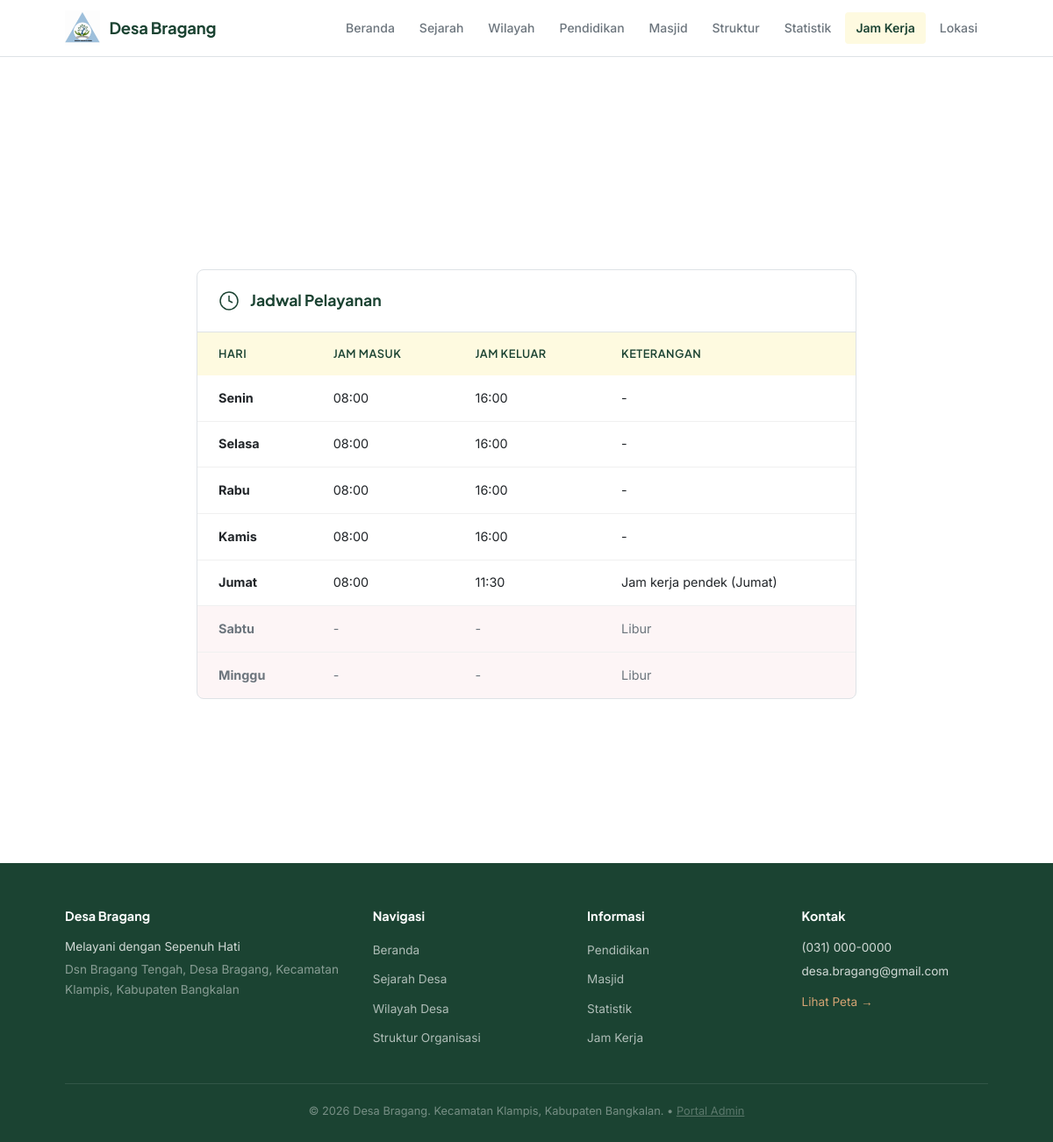
The app's page /jam-kerja.php with its own data.
### tables this page shows
CREATE TABLE IF NOT EXISTS `jam_kerja` (
    `id` INT AUTO_INCREMENT PRIMARY KEY,
    `hari` VARCHAR(50) NOT NULL,
    `jam_masuk` VARCHAR(20) NOT NULL,
    `jam_keluar` VARCHAR(20) NOT NULL,
    `keterangan` TEXT DEFAULT NULL
);

### includes/helpers.php (called while the page is built, shortened)
<?php
function e($str) {
    return htmlspecialchars($str ?? '', ENT_QUOTES, 'UTF-8');
}
function getBasePath() {
    static $basePath = null;
    if ($basePath !== null) {
        return $basePath;
    }
    $appRoot = str_replace('\\', '/', realpath(dirname(__DIR__)));
    $docRoot = isset($_SERVER['DOCUMENT_ROOT']) && !empty($_SERVER['DOCUMENT_ROOT'])
        ? str_replace('\\', '/', realpath($_SERVER['DOCUMENT_ROOT']))
        : '';
    if ($docRoot && stripos($appRoot, $docRoot) === 0) {
        $sub = substr($appRoot, strlen($docRoot));
        $basePath = '/' . ltrim(str_replace('\\', '/', $sub), '/');
        $basePath = rtrim($basePath, '/');
    } else {
        $scriptDir = str_replace('\\', '/', dirname($_SERVER['SCRIPT_NAME'] ?? ''));
        $scriptDir = preg_replace('#/(admin|includes)(/.*)?$#i', '', $scriptDir);
        $basePath = rtrim($scriptDir, '/');
    }
    return $basePath;
}
function baseUrl($path = '') {
    $base = getBasePath();
    if ($path === '' || $path === '/') {
        return $base !== '' ? $base . '/' : '/';
    }
    return ($base !== '' ? $base : '') . '/' . ltrim($path, '/');
}
function currentPage() {
    $path = parse_url($_SERVER['REQUEST_URI'] ?? '', PHP_URL_PATH) ?? '';
    $base = getBasePath();
    $trimmed = trim($path, '/');
    return basename($trimmed, '.php');
}
function isActivePage($page) {
    return currentPage() === $page ? 'active' : '';
}

### includes/db.php (called while the page is built, shortened)
<?php
function getDB() {
    static $pdo = null;
    if ($pdo === null) {
        if (DB_DRIVER === 'mysql') {
            $dsn = 'mysql:host=' . DB_HOST . ';port=' . DB_PORT . ';dbname=' . DB_NAME . ';charset=utf8mb4';
            try {
                $pdo = new PDO($dsn, DB_USER, DB_PASS);
                $pdo->setAttribute(PDO::ATTR_ERRMODE, PDO::ERRMODE_EXCEPTION);
                $pdo->setAttribute(PDO::ATTR_DEFAULT_FETCH_MODE, PDO::FETCH_ASSOC);
            } catch (PDOException $e) {
                die('<strong>Koneksi MySQL Gagal:</strong> ' . htmlspecialchars($e->getMessage()) . '<br><br>Pastikan MySQL di XAMPP/Laragon aktif dan database <code>' . DB_NAME . '</code> sudah di-import di phpMyAdmin.');
            }
        }
    }
    return $pdo;
}
function getAllSettings() {
    $db = getDB();
    $stmt = $db->query('SELECT `key`, `value` FROM `settings`');
    $settings = [];
    while ($row = $stmt->fetch()) {
        $settings[$row['key']] = $row['value'];
    }
    return $settings;
}

### jam-kerja.php (the view, shortened to what this page needs)
<?php
require_once __DIR__ . '/includes/db.php';
$db = getDB();
$jamKerja = $db->query('SELECT * FROM jam_kerja ORDER BY id ASC')->fetchAll();
require_once __DIR__ . '/includes/header.php';
?>
<section class="page-header">
    <div class="container">
        <h1 class="page-title">Jam Kerja</h1>
        <p class="page-subtitle">Jadwal pelayanan Kantor Desa Bragang</p>
    </div>
</section>
<section class="section">
    <div class="container content-narrow">
        <div class="schedule-card fade-in">
            <div class="schedule-header">
                <svg width="24" height="24" viewBox="0 0 24 24" fill="none" stroke="#1B4332" stroke-width="1.5"><circle cx="12" cy="12" r="10"/><polyline points="12 6 12 12 16 14"/></svg>
                <h2>Jadwal Pelayanan</h2>
            </div>
            <table class="schedule-table" id="jam-kerja-table">
                <thead>
                    <tr>
                        <th>Hari</th>
                        <th>Jam Masuk</th>
                        <th>Jam Keluar</th>
                        <th>Keterangan</th>
                    </tr>
                </thead>
                <tbody>
                    <?php foreach ($jamKerja as $j): ?>
                    <tr class="<?= ($j['keterangan'] === 'Libur') ? 'row-holiday' : '' ?>">
                        <td><strong><?= e($j['hari']) ?></strong></td>
                        <td><?= e($j['jam_masuk']) ?></td>
                        <td><?= e($j['jam_keluar']) ?></td>
                        <td><?= e($j['keterangan'] ?? '-') ?></td>
                    </tr>
                    <?php endforeach; ?>
                </tbody>
            </table>
        </div>
    </div>
</section>
<?php require_once __DIR__ . '/includes/footer.php'; ?>

### includes/header.php (shortened to what this page needs)
<?php
require_once __DIR__ . '/db.php';
require_once __DIR__ . '/helpers.php';
$settings = getAllSettings();
$siteName = $settings['site_name'] ?? 'Desa Bragang';
?>
<!DOCTYPE html>
<html lang="id">
<head>
    <link rel="stylesheet" href="<?= baseUrl('/assets/css/style.css') ?>">
</head>
<body>
    <header class="site-header" id="site-header">
        <div class="container header-inner">
            <a href="<?= baseUrl('/') ?>" class="logo" id="logo">
                <img src="assets/images/logo.jpeg" alt="logo" style="width: 40px; height: 40px;">
                <span class="logo-text"><?= e($siteName) ?></span>
            </a>
            <nav class="main-nav" id="main-nav">
                <a href="<?= baseUrl('/') ?>" class="nav-link <?= isActivePage('index') ?>">Beranda</a>
                <a href="<?= baseUrl('/sejarah.php') ?>" class="nav-link <?= isActivePage('sejarah') ?>">Sejarah</a>
                <a href="<?= baseUrl('/wilayah.php') ?>" class="nav-link <?= isActivePage('wilayah') ?>">Wilayah</a>
                <a href="<?= baseUrl('/pendidikan.php') ?>" class="nav-link <?= isActivePage('pendidikan') ?>">Pendidikan</a>
                <a href="<?= baseUrl('/masjid.php') ?>" class="nav-link <?= isActivePage('masjid') ?>">Masjid</a>
                <a href="<?= baseUrl('/struktur.php') ?>" class="nav-link <?= isActivePage('struktur') ?>">Struktur</a>
                <a href="<?= baseUrl('/statistik.php') ?>" class="nav-link <?= isActivePage('statistik') ?>">Statistik</a>
                <a href="<?= baseUrl('/jam-kerja.php') ?>" class="nav-link <?= isActivePage('jam-kerja') ?>">Jam Kerja</a>
                <a href="<?= baseUrl('/lokasi.php') ?>" class="nav-link <?= isActivePage('lokasi') ?>">Lokasi</a>
            </nav>
        </div>
    </header>
    <main>

### includes/footer.php (shortened to what this page needs)
    </main>
    <footer class="site-footer">
        <div class="container">
            <div class="footer-grid">
                <div class="footer-col">
                    <h3>Desa Bragang</h3>
                    <p class="footer-desc"><?= e($settings['tagline'] ?? 'Melayani dengan Sepenuh Hati') ?></p>
                    <p class="footer-address"><?= e($settings['alamat'] ?? '') ?></p>
                </div>
                <div class="footer-col">
                    <h3>Navigasi</h3>
                    <ul class="footer-links">
                        <li><a href="<?= baseUrl('/') ?>">Beranda</a></li>
                        <li><a href="<?= baseUrl('/sejarah.php') ?>">Sejarah Desa</a></li>
                        <li><a href="<?= baseUrl('/wilayah.php') ?>">Wilayah Desa</a></li>
                        <li><a href="<?= baseUrl('/struktur.php') ?>">Struktur Organisasi</a></li>
                    </ul>
                </div>
                <div class="footer-col">
                    <h3>Informasi</h3>
                    <ul class="footer-links">
                        <li><a href="<?= baseUrl('/pendidikan.php') ?>">Pendidikan</a></li>
                        <li><a href="<?= baseUrl('/masjid.php') ?>">Masjid</a></li>
                        <li><a href="<?= baseUrl('/statistik.php') ?>">Statistik</a></li>
                        <li><a href="<?= baseUrl('/jam-kerja.php') ?>">Jam Kerja</a></li>
                    </ul>
                </div>
                <div class="footer-col">
                    <h3>Kontak</h3>
                    <p><a href="https://wa.me/62<?= e($settings['telepon'] ?? '') ?>"><?= e($settings['telepon'] ?? '') ?></a></p>
                    <p><?= e($settings['email'] ?? '') ?></p>
                    <a href="<?= baseUrl('/lokasi.php') ?>" class="footer-map-link">Lihat Peta →</a>
                </div>
            </div>
            <div class="footer-bottom">
                <p>&copy; <?= date('Y') ?> <?= e($siteName) ?>. Kecamatan <?= e($settings['kecamatan'] ?? '') ?>, Kabupaten <?= e($settings['kabupaten'] ?? '') ?>. &bull; <a href="<?= baseUrl('/admin/login.php') ?>" style="color: inherit; opacity: 0.7; text-decoration: underline;">Portal Admin</a></p>
            </div>
        </div>
    </footer>
</body>
</html>

### assets/css/style.css (style rules this page uses)
:root { --green-900: #1B4332; --green-700: #2D6A4F; --green-600: #40916C; --green-500: #52B788; --green-300: #74C69D; --green-200: #95D5B2; --amber: #D4A373; --amber-light: #E9C46A; --cream: #FEFAE0; --white: #FFFFFF; --text-dark: #212529; --text-muted: #6C757D; --border: #DEE2E6; --border-light: #F0F0F0; --danger: #C1121F; --font-heading: 'Plus Jakarta Sans', sans-serif; --font-body: 'Inter', sans-serif; --radius: 4px; --radius-md: 8px; --radius-lg: 12px; --shadow-sm: 0 1px 2px rgba(0, 0, 0, 0.04); --transition: 0.2s ease; }
*, *::before, *::after { box-sizing: border-box; margin: 0; padding: 0; }
html { scroll-behavior: smooth; }
body { font-family: var(--font-body); font-size: 16px; line-height: 1.7; color: var(--text-dark); background: var(--white); -webkit-font-smoothing: antialiased; }
img { max-width: 100%; height: auto; display: block; }
a { color: var(--green-700); text-decoration: none; transition: color var(--transition); }
ul { list-style: none; }
table { border-collapse: collapse; width: 100%; }
.container { max-width: 1100px; margin: 0 auto; padding: 0 1.5rem; }
.content-narrow { max-width: 800px; margin: 0 auto; }
.site-header { position: sticky; top: 0; z-index: 100; background: var(--white); border-bottom: 1px solid var(--border); transition: box-shadow var(--transition); }
.header-inner { display: flex; align-items: center; justify-content: space-between; height: 64px; }
.logo { display: flex; align-items: center; gap: 0.65rem; text-decoration: none; color: var(--green-900); }
.logo-text { font-family: var(--font-heading); font-weight: 700; font-size: 1.15rem; letter-spacing: -0.01em; }
.main-nav { display: flex; gap: 0.25rem; }
.nav-link { padding: 0.4rem 0.75rem; font-size: 0.875rem; font-weight: 500; color: var(--text-muted); border-radius: var(--radius); transition: all var(--transition); text-decoration: none; }
.nav-link.active { color: var(--green-900); background: var(--cream); font-weight: 600; }
.page-header { padding: 3rem 0 2.5rem; color: var(--white); }
.page-title { font-family: var(--font-heading); font-size: clamp(1.6rem, 4vw, 2.4rem); font-weight: 800; letter-spacing: -0.02em; margin-bottom: 0.35rem; }
.page-subtitle { font-size: 1rem; opacity: 0.7; }
.section { padding: 3.5rem 0; }
.schedule-card { background: var(--white); border: 1px solid var(--border); border-radius: var(--radius-md); overflow: hidden; }
.schedule-header { display: flex; align-items: center; gap: 0.75rem; padding: 1.25rem 1.5rem; border-bottom: 1px solid var(--border); }
.schedule-header h2 { font-family: var(--font-heading); font-size: 1.1rem; font-weight: 700; color: var(--green-900); }
.schedule-table th, .schedule-table td { padding: 0.85rem 1.5rem; text-align: left; font-size: 0.9rem; }
.schedule-table thead { background: var(--cream); }
.schedule-table th { font-family: var(--font-heading); font-weight: 600; font-size: 0.8rem; text-transform: uppercase; letter-spacing: 0.04em; color: var(--green-900); }
.schedule-table td { border-bottom: 1px solid var(--border-light); }
.schedule-table tbody tr:last-child td { border-bottom: none; }
.row-holiday { background: rgba(193, 18, 31, 0.04); color: var(--text-muted); }
.site-footer { background: var(--green-900); color: rgba(255, 255, 255, 0.8); padding: 3rem 0 1.5rem; margin-top: 2rem; }
.footer-grid { display: grid; grid-template-columns: 1.5fr 1fr 1fr 1fr; gap: 2rem; margin-bottom: 2rem; }
.footer-col h3 { font-family: var(--font-heading); font-size: 0.9rem; font-weight: 700; color: var(--white); margin-bottom: 0.75rem; }
.footer-col>p>a { text-decoration: none; color: rgba(255, 255, 255, 0.8); }
.footer-desc { font-size: 0.85rem; line-height: 1.6; margin-bottom: 0.5rem; }
.footer-address { font-size: 0.8rem; opacity: 0.6; }
.footer-links li { margin-bottom: 0.4rem; }
.footer-links a { font-size: 0.85rem; color: rgba(255, 255, 255, 0.65); transition: color var(--transition); }
.footer-map-link { display: inline-block; margin-top: 0.5rem; font-size: 0.85rem; color: var(--amber) !important; }
.footer-col p { font-size: 0.85rem; margin-bottom: 0.25rem; }
.footer-bottom { border-top: 1px solid rgba(255, 255, 255, 0.1); padding-top: 1.25rem; text-align: center; }
.footer-bottom p { font-size: 0.8rem; opacity: 0.5; }
.fade-in { opacity: 0; transform: translateY(16px); transition: opacity 0.5s ease, transform 0.5s ease; }
.fade-in.visible { opacity: 1; transform: translateY(0); }

### records on screen
jam_kerja: hari "Senin", jam_masuk "08:00", jam_keluar "16:00", keterangan "-"
jam_kerja: hari "Selasa", jam_masuk "08:00", jam_keluar "16:00", keterangan "-"
jam_kerja: hari "Rabu", jam_masuk "08:00", jam_keluar "16:00", keterangan "-"
jam_kerja: hari "Kamis", jam_masuk "08:00", jam_keluar "16:00", keterangan "-"
jam_kerja: hari "Jumat", jam_masuk "08:00", jam_keluar "11:30", keterangan "Jam kerja pendek (Jumat)"
jam_kerja: hari "Sabtu", jam_masuk "-", jam_keluar "-", keterangan "Libur"
jam_kerja: hari "Minggu", jam_masuk "-", jam_keluar "-", keterangan "Libur"

### other values on screen
$siteName "Desa Bragang"
$settings['tagline'] "Melayani dengan Sepenuh Hati"
$settings['alamat'] "Dsn Bragang Tengah, Desa Bragang, Kecamatan Klampis, Kabupaten Bangkalan"
$settings['telepon'] "(031) 000-0000"
$settings['email'] "desa.bragang@gmail.com"
$settings['kecamatan'] "Klampis"
$settings['kabupaten'] "Bangkalan"
